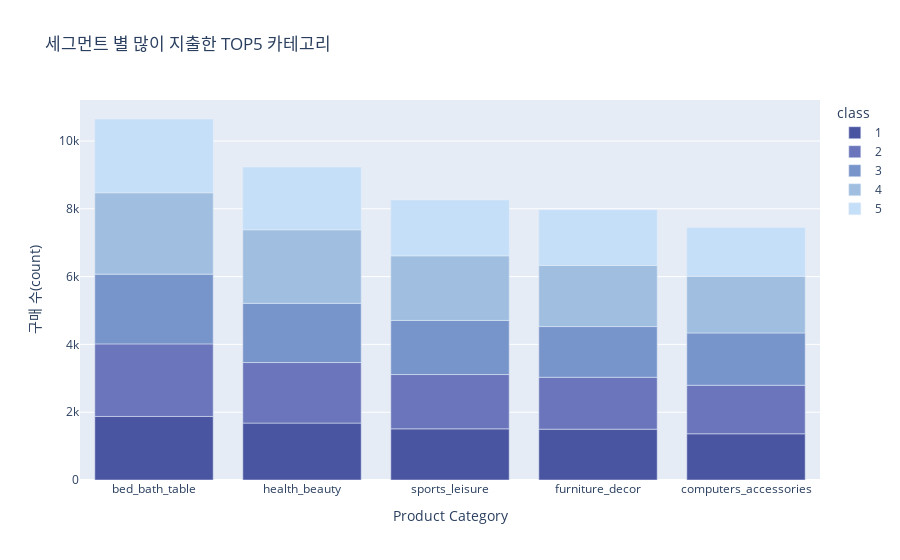

The code cell stored with this chart in its notebook:
### Code cell
colors = ['#4A55A2', '#6A75BB', '#7895CB', '#A0BFE0', '#C5DFF8']

fig = px.bar(top5_categories, 
             x='product_category_name', 
             y='Counts', 
             color='class',
             title='세그먼트 별 많이 지출한 TOP5 카테고리',
             labels={'product_category_name': 'Product Category', 'Counts': '구매 수(count)'},
             color_discrete_sequence=colors)
fig.show()

### Figure 1 — Plotly figure (JSON) as saved in the notebook; plotly's stock layout.template omitted (floating-point values rounded to 4 significant figures)
{"data": [{"alignmentgroup": "True", "hovertemplate": "class=1<br>Product Category=%{x}<br>구매 수(count)=%{y}<extra></extra>", "legendgroup": "1", "marker": {"color": "#4A55A2", "pattern": {"shape": ""}}, "name": "1", "offsetgroup": "1", "orientation": "v", "showlegend": true, "textposition": "auto", "type": "bar", "x": ["bed_bath_table", "health_beauty", "sports_leisure", "furniture_decor", "computers_accessories"], "xaxis": "x", "y": [1875, 1679, 1509, 1499, 1363], "yaxis": "y"}, {"alignmentgroup": "True", "hovertemplate": "class=2<br>Product Category=%{x}<br>구매 수(count)=%{y}<extra></extra>", "legendgroup": "2", "marker": {"color": "#6A75BB", "pattern": {"shape": ""}}, "name": "2", "offsetgroup": "2", "orientation": "v", "showlegend": true, "textposition": "auto", "type": "bar", "x": ["bed_bath_table", "health_beauty", "sports_leisure", "furniture_decor", "computers_accessories"], "xaxis": "x", "y": [2140, 1786, 1602, 1531, 1431], "yaxis": "y"}, {"alignmentgroup": "True", "hovertemplate": "class=3<br>Product Category=%{x}<br>구매 수(count)=%{y}<extra></extra>", "legendgroup": "3", "marker": {"color": "#7895CB", "pattern": {"shape": ""}}, "name": "3", "offsetgroup": "3", "orientation": "v", "showlegend": true, "textposition": "auto", "type": "bar", "x": ["bed_bath_table", "health_beauty", "sports_leisure", "computers_accessories", "furniture_decor"], "xaxis": "x", "y": [2058, 1746, 1596, 1543, 1496], "yaxis": "y"}, {"alignmentgroup": "True", "hovertemplate": "class=4<br>Product Category=%{x}<br>구매 수(count)=%{y}<extra></extra>", "legendgroup": "4", "marker": {"color": "#A0BFE0", "pattern": {"shape": ""}}, "name": "4", "offsetgroup": "4", "orientation": "v", "showlegend": true, "textposition": "auto", "type": "bar", "x": ["bed_bath_table", "health_beauty", "sports_leisure", "furniture_decor", "computers_accessories"], "xaxis": "x", "y": [2400, 2170, 1906, 1802, 1670], "yaxis": "y"}, {"alignmentgroup": "True", "hovertemplate": "class=5<br>Product Category=%{x}<br>구매 수(count)=%{y}<extra></extra>", "legendgroup": "5", "marker": {"color": "#C5DFF8", "pattern": {"shape": ""}}, "name": "5", "offsetgroup": "5", "orientation": "v", "showlegend": true, "textposition": "auto", "type": "bar", "x": ["bed_bath_table", "health_beauty", "sports_leisure", "furniture_decor", "computers_accessories"], "xaxis": "x", "y": [2176, 1852, 1649, 1644, 1441], "yaxis": "y"}], "layout": {"barmode": "relative", "legend": {"title": {"text": "class"}, "tracegroupgap": 0}, "title": {"text": "세그먼트 별 많이 지출한 TOP5 카테고리"}, "xaxis": {"anchor": "y", "domain": [0, 1], "title": {"text": "Product Category"}}, "yaxis": {"anchor": "x", "domain": [0, 1], "title": {"text": "구매 수(count)"}}}}
